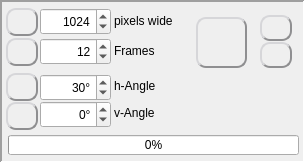
   <widget class="QFrame" name="frame_3D_capture">
    <property name="geometry">
     <rect>
      <x>516</x>
      <y>32</y>
      <width>305</width>
      <height>163</height>
     </rect>
    </property>
    <property name="frameShape">
     <enum>QFrame::Panel</enum>
    </property>
    <property name="frameShadow">
     <enum>QFrame::Sunken</enum>
    </property>
    <property name="lineWidth">
     <number>2</number>
    </property>
    <widget class="QSpinBox" name="spinBox_3d_x_angle">
     <property name="geometry">
      <rect>
       <x>40</x>
       <y>101</y>
       <width>71</width>
       <height>27</height>
      </rect>
     </property>
     <property name="palette">
      <palette>
       <active>
        <colorrole role="Highlight">
         <brush brushstyle="SolidPattern">
          <color alpha="255">
           <red>135</red>
           <green>167</green>
           <blue>82</blue>
          </color>
         </brush>
        </colorrole>
       </active>
       <inactive>
        <colorrole role="Highlight">
         <brush brushstyle="SolidPattern">
          <color alpha="255">
           <red>135</red>
           <green>167</green>
           <blue>82</blue>
          </color>
         </brush>
        </colorrole>
       </inactive>
       <disabled>
        <colorrole role="Highlight">
         <brush brushstyle="SolidPattern">
          <color alpha="255">
           <red>167</red>
           <green>167</green>
           <blue>167</blue>
          </color>
         </brush>
        </colorrole>
       </disabled>
      </palette>
     </property>
     <property name="toolTip">
      <string>&lt;html&gt;&lt;head/&gt;&lt;body&gt;&lt;p&gt;Maximum vertical rotation angle in degrees ( ° ) for the animation&lt;/p&gt;&lt;/body&gt;&lt;/html&gt;</string>
     </property>
     <property name="alignment">
      <set>Qt::AlignRight|Qt::AlignTrailing|Qt::AlignVCenter</set>
     </property>
     <property name="keyboardTracking">
      <bool>true</bool>
     </property>
     <property name="suffix">
      <string>°</string>
     </property>
     <property name="minimum">
      <number>-359</number>
     </property>
     <property name="maximum">
      <number>359</number>
     </property>
     <property name="value">
      <number>0</number>
     </property>
    </widget>
    <widget class="QSpinBox" name="spinBox_3d_y_angle">
     <property name="geometry">
      <rect>
       <x>40</x>
       <y>74</y>
       <width>71</width>
       <height>27</height>
      </rect>
     </property>
     <property name="palette">
      <palette>
       <active>
        <colorrole role="Highlight">
         <brush brushstyle="SolidPattern">
          <color alpha="255">
           <red>135</red>
           <green>167</green>
           <blue>82</blue>
          </color>
         </brush>
        </colorrole>
       </active>
       <inactive>
        <colorrole role="Highlight">
         <brush brushstyle="SolidPattern">
          <color alpha="255">
           <red>135</red>
           <green>167</green>
           <blue>82</blue>
          </color>
         </brush>
        </colorrole>
       </inactive>
       <disabled>
        <colorrole role="Highlight">
         <brush brushstyle="SolidPattern">
          <color alpha="255">
           <red>167</red>
           <green>167</green>
           <blue>167</blue>
          </color>
         </brush>
        </colorrole>
       </disabled>
      </palette>
     </property>
     <property name="toolTip">
      <string>&lt;html&gt;&lt;head/&gt;&lt;body&gt;&lt;p&gt;Maximum horizontal rotation angle in degrees ( ° ) for the animation&lt;/p&gt;&lt;/body&gt;&lt;/html&gt;</string>
     </property>
     <property name="alignment">
      <set>Qt::AlignRight|Qt::AlignTrailing|Qt::AlignVCenter</set>
     </property>
     <property name="keyboardTracking">
      <bool>true</bool>
     </property>
     <property name="suffix">
      <string>°</string>
     </property>
     <property name="minimum">
      <number>-359</number>
     </property>
     <property name="maximum">
      <number>359</number>
     </property>
     <property name="value">
      <number>30</number>
     </property>
    </widget>
    <widget class="QSpinBox" name="spinBox_3d_frames">
     <property name="geometry">
      <rect>
       <x>40</x>
       <y>38</y>
       <width>71</width>
       <height>27</height>
      </rect>
     </property>
     <property name="palette">
      <palette>
       <active>
        <colorrole role="Highlight">
         <brush brushstyle="SolidPattern">
          <color alpha="255">
           <red>135</red>
           <green>167</green>
           <blue>82</blue>
          </color>
         </brush>
        </colorrole>
       </active>
       <inactive>
        <colorrole role="Highlight">
         <brush brushstyle="SolidPattern">
          <color alpha="255">
           <red>135</red>
           <green>167</green>
           <blue>82</blue>
          </color>
         </brush>
        </colorrole>
       </inactive>
       <disabled>
        <colorrole role="Highlight">
         <brush brushstyle="SolidPattern">
          <color alpha="255">
           <red>167</red>
           <green>167</green>
           <blue>167</blue>
          </color>
         </brush>
        </colorrole>
       </disabled>
      </palette>
     </property>
     <property name="toolTip">
      <string>&lt;html&gt;&lt;head/&gt;&lt;body&gt;&lt;p&gt;How any frames will compose the animation&lt;/p&gt;&lt;/body&gt;&lt;/html&gt;</string>
     </property>
     <property name="alignment">
      <set>Qt::AlignRight|Qt::AlignTrailing|Qt::AlignVCenter</set>
     </property>
     <property name="keyboardTracking">
      <bool>true</bool>
     </property>
     <property name="minimum">
      <number>1</number>
     </property>
     <property name="maximum">
      <number>1000</number>
     </property>
     <property name="value">
      <number>12</number>
     </property>
    </widget>
    <widget class="QSpinBox" name="spinBox_3d_resolution">
     <property name="geometry">
      <rect>
       <x>40</x>
       <y>8</y>
       <width>71</width>
       <height>27</height>
      </rect>
     </property>
     <property name="palette">
      <palette>
       <active>
        <colorrole role="Highlight">
         <brush brushstyle="SolidPattern">
          <color alpha="255">
           <red>135</red>
           <green>167</green>
           <blue>82</blue>
          </color>
         </brush>
        </colorrole>
       </active>
       <inactive>
        <colorrole role="Highlight">
         <brush brushstyle="SolidPattern">
          <color alpha="255">
           <red>135</red>
           <green>167</green>
           <blue>82</blue>
          </color>
         </brush>
        </colorrole>
       </inactive>
       <disabled>
        <colorrole role="Highlight">
         <brush brushstyle="SolidPattern">
          <color alpha="255">
           <red>167</red>
           <green>167</green>
           <blue>167</blue>
          </color>
         </brush>
        </colorrole>
       </disabled>
      </palette>
     </property>
     <property name="toolTip">
      <string>&lt;html&gt;&lt;head/&gt;&lt;body&gt;&lt;p&gt;How many pixels wide the capture will be.&lt;/p&gt;&lt;p&gt;It keeps the aspect ratio, so if your 3D scene view is square, the capture will be too&lt;/p&gt;&lt;/body&gt;&lt;/html&gt;</string>
     </property>
     <property name="alignment">
      <set>Qt::AlignRight|Qt::AlignTrailing|Qt::AlignVCenter</set>
     </property>
     <property name="keyboardTracking">
      <bool>true</bool>
     </property>
     <property name="suffix">
      <string/>
     </property>
     <property name="minimum">
      <number>320</number>
     </property>
     <property name="maximum">
      <number>10000</number>
     </property>
     <property name="value">
      <number>1024</number>
     </property>
    </widget>
    <widget class="QLabel" name="label_5">
     <property name="geometry">
      <rect>
       <x>114</x>
       <y>11</y>
       <width>81</width>
       <height>20</height>
      </rect>
     </property>
     <property name="text">
      <string>pixels wide</string>
     </property>
     <property name="alignment">
      <set>Qt::AlignLeading|Qt::AlignLeft|Qt::AlignVCenter</set>
     </property>
    </widget>
    <widget class="QLabel" name="label_6">
     <property name="geometry">
      <rect>
       <x>114</x>
       <y>41</y>
       <width>71</width>
       <height>20</height>
      </rect>
     </property>
     <property name="text">
      <string>Frames</string>
     </property>
     <property name="alignment">
      <set>Qt::AlignLeading|Qt::AlignLeft|Qt::AlignVCenter</set>
     </property>
    </widget>
    <widget class="QLabel" name="label_7">
     <property name="geometry">
      <rect>
       <x>114</x>
       <y>103</y>
       <width>61</width>
       <height>20</height>
      </rect>
     </property>
     <property name="text">
      <string>v-Angle</string>
     </property>
     <property name="alignment">
      <set>Qt::AlignLeading|Qt::AlignLeft|Qt::AlignVCenter</set>
     </property>
    </widget>
    <widget class="QLabel" name="label_8">
     <property name="geometry">
      <rect>
       <x>114</x>
       <y>76</y>
       <width>61</width>
       <height>20</height>
      </rect>
     </property>
     <property name="text">
      <string>h-Angle</string>
     </property>
     <property name="alignment">
      <set>Qt::AlignLeading|Qt::AlignLeft|Qt::AlignVCenter</set>
     </property>
    </widget>
    <widget class="QProgressBar" name="progressBar_3d_capture">
     <property name="geometry">
      <rect>
       <x>8</x>
       <y>135</y>
       <width>291</width>
       <height>20</height>
      </rect>
     </property>
     <property name="toolTip">
      <string>&lt;html&gt;&lt;head/&gt;&lt;body&gt;&lt;p&gt;Shows how many frames have been computed&lt;/p&gt;&lt;/body&gt;&lt;/html&gt;</string>
     </property>
     <property name="value">
      <number>0</number>
     </property>
    </widget>
    <widget class="QPushButton" name="checkBox_3d_capture_unique">
     <property name="geometry">
      <rect>
       <x>6</x>
       <y>38</y>
       <width>32</width>
       <height>28</height>
      </rect>
     </property>
     <property name="cursor">
      <cursorShape>PointingHandCursor</cursorShape>
     </property>
     <property name="focusPolicy">
      <enum>Qt::NoFocus</enum>
     </property>
     <property name="toolTip">
      <string>&lt;html&gt;&lt;head/&gt;&lt;body&gt;&lt;p&gt;Capture a unique view or not.&lt;/p&gt;&lt;p&gt;In unique view mode, you have to compose your scene with the usual controls.&lt;/p&gt;&lt;p&gt;With multiple frames, the angles will vary horizontally and vertically, automatically&lt;/p&gt;&lt;/body&gt;&lt;/html&gt;</string>
     </property>
     <property name="styleSheet">
      <string notr="true">QPushButton {
	background: qlineargradient(x1: 0, y1: 0, x2: 0, y2: 1,
                                      stop: 0 #FFFFFF, stop: 1 #E0E0E0);
	border-radius: 10px;
	border: 2px outset #8f8f91;
	color rgb(0,0,0);
}
QPushButton:checked {
	border: 2px inset #8f8f91;
}
QToolTip {
    border:2px solid black;
	padding:5px;
	background-color:rgb(64,64,64);
	color:white;
	font-size: 14px;
}</string>
     </property>
     <property name="text">
      <string/>
     </property>
     <property name="icon">
      <iconset resource="resources.qrc">
       <normaloff>:/icons/animation.png</normaloff>
       <normalon>:/icons/camera.png</normalon>:/icons/animation.png</iconset>
     </property>
     <property name="iconSize">
      <size>
       <width>18</width>
       <height>18</height>
      </size>
     </property>
     <property name="checkable">
      <bool>true</bool>
     </property>
     <property name="checked">
      <bool>false</bool>
     </property>
    </widget>
    <widget class="QPushButton" name="checkBox_3d_save_files">
     <property name="geometry">
      <rect>
       <x>196</x>
       <y>17</y>
       <width>51</width>
       <height>51</height>
      </rect>
     </property>
     <property name="cursor">
      <cursorShape>PointingHandCursor</cursorShape>
     </property>
     <property name="focusPolicy">
      <enum>Qt::NoFocus</enum>
     </property>
     <property name="toolTip">
      <string>&lt;html&gt;&lt;head/&gt;&lt;body&gt;&lt;p&gt;Just view, or save capture to disk&lt;/p&gt;&lt;/body&gt;&lt;/html&gt;</string>
     </property>
     <property name="styleSheet">
      <string notr="true">QPushButton {
	background: qlineargradient(x1: 0, y1: 0, x2: 0, y2: 1,
                                      stop: 0 #FFFFFF, stop: 1 #E0E0E0);
	border-radius: 10px;
	border: 2px outset #8f8f91;
	color rgb(0,0,0);
}
QPushButton:checked {
	border: 2px inset #8f8f91;
}
QToolTip {
    border:2px solid black;
	padding:5px;
	background-color:rgb(64,64,64);
	color:white;
	font-size: 14px;
}</string>
     </property>
     <property name="text">
      <string/>
     </property>
     <property name="icon">
      <iconset resource="resources.qrc">
       <normaloff>:/icons/view.png</normaloff>
       <normalon>:/icons/save.png</normalon>:/icons/view.png</iconset>
     </property>
     <property name="iconSize">
      <size>
       <width>32</width>
       <height>32</height>
      </size>
     </property>
     <property name="checkable">
      <bool>true</bool>
     </property>
     <property name="checked">
      <bool>false</bool>
     </property>
    </widget>
    <widget class="QPushButton" name="checkBox_3d_capture_fullscreen">
     <property name="geometry">
      <rect>
       <x>6</x>
       <y>8</y>
       <width>32</width>
       <height>28</height>
      </rect>
     </property>
     <property name="cursor">
      <cursorShape>PointingHandCursor</cursorShape>
     </property>
     <property name="focusPolicy">
      <enum>Qt::NoFocus</enum>
     </property>
     <property name="toolTip">
      <string>&lt;html&gt;&lt;head/&gt;&lt;body&gt;&lt;p&gt;Choose between windowed or fullscreen view during capture&lt;/p&gt;&lt;/body&gt;&lt;/html&gt;</string>
     </property>
     <property name="styleSheet">
      <string notr="true">QPushButton {
	background: qlineargradient(x1: 0, y1: 0, x2: 0, y2: 1,
                                      stop: 0 #FFFFFF, stop: 1 #E0E0E0);
	border-radius: 10px;
	border: 2px outset #8f8f91;
	color rgb(0,0,0);
}
QPushButton:checked {
	border: 2px inset #8f8f91;
}
QToolTip {
    border:2px solid black;
	padding:5px;
	background-color:rgb(64,64,64);
	color:white;
	font-size: 14px;
}</string>
     </property>
     <property name="text">
      <string/>
     </property>
     <property name="icon">
      <iconset resource="resources.qrc">
       <normaloff>:/icons/3d-window.png</normaloff>
       <normalon>:/icons/3d-widget.png</normalon>:/icons/3d-window.png</iconset>
     </property>
     <property name="iconSize">
      <size>
       <width>18</width>
       <height>18</height>
      </size>
     </property>
     <property name="checkable">
      <bool>true</bool>
     </property>
     <property name="checked">
      <bool>false</bool>
     </property>
    </widget>
    <widget class="QPushButton" name="checkBox_3d_circular_horizontal">
     <property name="geometry">
      <rect>
       <x>6</x>
       <y>73</y>
       <width>32</width>
       <height>28</height>
      </rect>
     </property>
     <property name="cursor">
      <cursorShape>PointingHandCursor</cursorShape>
     </property>
     <property name="focusPolicy">
      <enum>Qt::NoFocus</enum>
     </property>
     <property name="toolTip">
      <string>&lt;html&gt;&lt;head/&gt;&lt;body&gt;&lt;p&gt;Select X and Y primitives for the animation.&lt;/p&gt;&lt;p&gt;Arrows = &amp;quot;wobble&amp;quot; type.&lt;/p&gt;&lt;p&gt;Circles = rotating view&lt;/p&gt;&lt;/body&gt;&lt;/html&gt;</string>
     </property>
     <property name="styleSheet">
      <string notr="true">QPushButton {
	background: qlineargradient(x1: 0, y1: 0, x2: 0, y2: 1,
                                      stop: 0 #FFFFFF, stop: 1 #E0E0E0);
	border-radius: 10px;
	border: 2px outset #8f8f91;
	color rgb(0,0,0);
}
QPushButton:checked {
	border: 2px inset #8f8f91;
}
QToolTip {
    border:2px solid black;
	padding:5px;
	background-color:rgb(64,64,64);
	color:white;
	font-size: 14px;
}</string>
     </property>
     <property name="text">
      <string/>
     </property>
     <property name="icon">
      <iconset resource="resources.qrc">
       <normaloff>:/icons/arrow-left-right.png</normaloff>
       <normalon>:/icons/wiggle.png</normalon>:/icons/arrow-left-right.png</iconset>
     </property>
     <property name="iconSize">
      <size>
       <width>18</width>
       <height>18</height>
      </size>
     </property>
     <property name="checkable">
      <bool>true</bool>
     </property>
     <property name="checked">
      <bool>false</bool>
     </property>
    </widget>
    <widget class="QPushButton" name="checkBox_3d_double_cycle">
     <property name="geometry">
      <rect>
       <x>260</x>
       <y>42</y>
       <width>32</width>
       <height>26</height>
      </rect>
     </property>
     <property name="cursor">
      <cursorShape>PointingHandCursor</cursorShape>
     </property>
     <property name="focusPolicy">
      <enum>Qt::NoFocus</enum>
     </property>
     <property name="toolTip">
      <string>&lt;html&gt;&lt;head/&gt;&lt;body&gt;&lt;p&gt;Reverse the animation when it reaches the end, to come back to the first position&lt;/p&gt;&lt;/body&gt;&lt;/html&gt;</string>
     </property>
     <property name="styleSheet">
      <string notr="true">QPushButton {
	background: qlineargradient(x1: 0, y1: 0, x2: 0, y2: 1,
                                      stop: 0 #FFFFFF, stop: 1 #E0E0E0);
	border-radius: 10px;
	border: 2px outset #8f8f91;
	color rgb(0,0,0);
}
QPushButton:checked {
	border: 2px inset #8f8f91;
}
QToolTip {
    border:2px solid black;
	padding:5px;
	background-color:rgb(64,64,64);
	color:white;
	font-size: 14px;
}</string>
     </property>
     <property name="text">
      <string/>
     </property>
     <property name="icon">
      <iconset resource="resources.qrc">
       <normaloff>:/icons/undo-off.png</normaloff>
       <normalon>:/icons/undo.png</normalon>:/icons/undo-off.png</iconset>
     </property>
     <property name="iconSize">
      <size>
       <width>18</width>
       <height>18</height>
      </size>
     </property>
     <property name="checkable">
      <bool>true</bool>
     </property>
     <property name="checked">
      <bool>false</bool>
     </property>
    </widget>
    <widget class="QPushButton" name="checkBox_3d_infinite_cycle">
     <property name="geometry">
      <rect>
       <x>260</x>
       <y>15</y>
       <width>32</width>
       <height>26</height>
      </rect>
     </property>
     <property name="cursor">
      <cursorShape>PointingHandCursor</cursorShape>
     </property>
     <property name="focusPolicy">
      <enum>Qt::NoFocus</enum>
     </property>
     <property name="toolTip">
      <string>&lt;html&gt;&lt;head/&gt;&lt;body&gt;&lt;p&gt;Infinite repeat loop&lt;/p&gt;&lt;/body&gt;&lt;/html&gt;</string>
     </property>
     <property name="styleSheet">
      <string notr="true">QPushButton {
	background: qlineargradient(x1: 0, y1: 0, x2: 0, y2: 1,
                                      stop: 0 #FFFFFF, stop: 1 #E0E0E0);
	border-radius: 10px;
	border: 2px outset #8f8f91;
	color rgb(0,0,0);
}
QPushButton:checked {
	border: 2px inset #8f8f91;
}
QToolTip {
    border:2px solid black;
	padding:5px;
	background-color:rgb(64,64,64);
	color:white;
	font-size: 14px;
}</string>
     </property>
     <property name="text">
      <string/>
     </property>
     <property name="icon">
      <iconset resource="resources.qrc">
       <normaloff>:/icons/infinite-off.png</normaloff>
       <normalon>:/icons/infinite.png</normalon>:/icons/infinite-off.png</iconset>
     </property>
     <property name="iconSize">
      <size>
       <width>22</width>
       <height>22</height>
      </size>
     </property>
     <property name="checkable">
      <bool>true</bool>
     </property>
     <property name="checked">
      <bool>false</bool>
     </property>
    </widget>
    <widget class="QPushButton" name="checkBox_3d_circular_vertical">
     <property name="geometry">
      <rect>
       <x>6</x>
       <y>102</y>
       <width>32</width>
       <height>28</height>
      </rect>
     </property>
     <property name="cursor">
      <cursorShape>PointingHandCursor</cursorShape>
     </property>
     <property name="focusPolicy">
      <enum>Qt::NoFocus</enum>
     </property>
     <property name="toolTip">
      <string>&lt;html&gt;&lt;head/&gt;&lt;body&gt;&lt;p&gt;Select X and Y primitives for the animation.&lt;/p&gt;&lt;p&gt;Arrows = &amp;quot;wobble&amp;quot; type.&lt;/p&gt;&lt;p&gt;Circles = rotating view&lt;/p&gt;&lt;/body&gt;&lt;/html&gt;</string>
     </property>
     <property name="styleSheet">
      <string notr="true">QPushButton {
	background: qlineargradient(x1: 0, y1: 0, x2: 0, y2: 1,
                                      stop: 0 #FFFFFF, stop: 1 #E0E0E0);
	border-radius: 10px;
	border: 2px outset #8f8f91;
	color rgb(0,0,0);
}
QPushButton:checked {
	border: 2px inset #8f8f91;
}
QToolTip {
    border:2px solid black;
	padding:5px;
	background-color:rgb(64,64,64);
	color:white;
	font-size: 14px;
}</string>
     </property>
     <property name="text">
      <string/>
     </property>
     <property name="icon">
      <iconset resource="resources.qrc">
       <normaloff>:/icons/arrow-up-down.png</normaloff>
       <normalon>:/icons/wiggle.png</normalon>:/icons/arrow-up-down.png</iconset>
     </property>
     <property name="iconSize">
      <size>
       <width>18</width>
       <height>18</height>
      </size>
     </property>
     <property name="checkable">
      <bool>true</bool>
     </property>
     <property name="checked">
      <bool>false</bool>
     </property>
    </widget>
   </widget>
